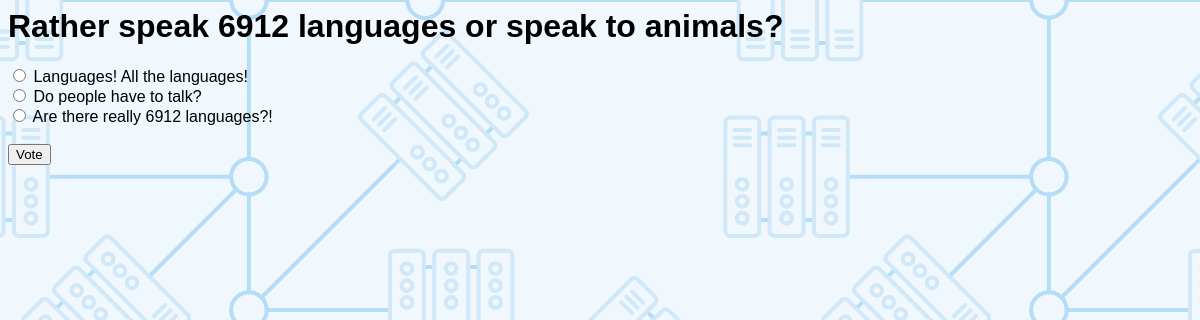
Screenshot of /polls/7/ with the database file from the repository.
### polls/models.py (models this page shows, shortened)
class Question(models.Model):
    question_text = models.CharField(max_length=200)
    pub_date = models.DateTimeField('publish from', default=timezone.now)
    def was_published_recently(self):
        now = timezone.now()
        return now - datetime.timedelta(days=1) <= self.pub_date <= now
    was_published_recently.admin_order_field = 'pub_date'
    was_published_recently.boolean = True
    was_published_recently.short_description = 'Published recently?'

class Choice(models.Model):
    question = models.ForeignKey(Question, on_delete=models.CASCADE)
    choice_text = models.CharField(max_length=200)
    votes = models.IntegerField(default=0)

### polls/views.py (the view)
# urls.py: url(r'^(?P<pk>[0-9]+)/$', views.DetailView.as_view(), name='detail'),
class DetailView(generic.DetailView):
    model = Question
    template_name = 'polls/detail.html'
    def get_queryset(self):
        return Question.objects.filter(pub_date__lte=timezone.now())

### polls/templates/polls/detail.html (shortened to what this page needs)
{% load static %}
<link rel="stylesheet" type="text/css" href="{% static 'polls/style.css' %}" />
<h1>{{ question.question_text }}</h1>
<form action="{% url 'polls:vote' question.id %}" method="post">
    {% for choice in question.choice_set.all %}
        <input type="radio" name="choice" id="choice{{ forloop.counter }}" value="{{ choice.id }}" />
        <label for="choice{{ forloop.counter }}">{{ choice.choice_text }}</label><br />
    {% endfor %}
    <br />
    <input type="submit" value="Vote" />
</form>

### rows the page displays
Question: question_text "Rather speak 6912 languages or speak to animals?"
Choice: choice_text "Languages! All the languages!"
Choice: choice_text "Do people have to talk?"
Choice: choice_text "Are there really 6912 languages?!"
